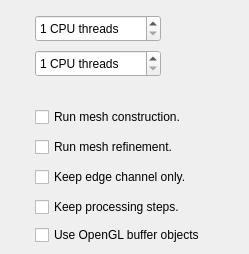
     <widget class="QWidget" name="tab_3">
      <attribute name="title">
       <string>System</string>
      </attribute>
      <widget class="QSpinBox" name="spinThreads">
       <property name="geometry">
        <rect>
         <x>35</x>
         <y>15</y>
         <width>126</width>
         <height>27</height>
        </rect>
       </property>
       <property name="suffix">
        <string> CPU threads</string>
       </property>
       <property name="minimum">
        <number>1</number>
       </property>
       <property name="maximum">
        <number>256</number>
       </property>
      </widget>
      <widget class="QCheckBox" name="checkRunMesh">
       <property name="geometry">
        <rect>
         <x>35</x>
         <y>105</y>
         <width>198</width>
         <height>24</height>
        </rect>
       </property>
       <property name="text">
        <string>Run mesh construction.</string>
       </property>
      </widget>
      <widget class="QCheckBox" name="checkRefine">
       <property name="geometry">
        <rect>
         <x>35</x>
         <y>135</y>
         <width>191</width>
         <height>24</height>
        </rect>
       </property>
       <property name="text">
        <string>Run mesh refinement.</string>
       </property>
      </widget>
      <widget class="QCheckBox" name="checkKeepEdgeOnly">
       <property name="geometry">
        <rect>
         <x>35</x>
         <y>165</y>
         <width>205</width>
         <height>24</height>
        </rect>
       </property>
       <property name="text">
        <string>Keep edge channel only.</string>
       </property>
      </widget>
      <widget class="QCheckBox" name="checkKeepProcessing">
       <property name="geometry">
        <rect>
         <x>35</x>
         <y>195</y>
         <width>194</width>
         <height>24</height>
        </rect>
       </property>
       <property name="text">
        <string>Keep processing steps.</string>
       </property>
      </widget>
      <widget class="QCheckBox" name="checkUseGLBuffers">
       <property name="geometry">
        <rect>
         <x>35</x>
         <y>225</y>
         <width>194</width>
         <height>20</height>
        </rect>
       </property>
       <property name="text">
        <string>Use OpenGL buffer objects</string>
       </property>
      </widget>
      <widget class="QSpinBox" name="spinHSThreads">
       <property name="geometry">
        <rect>
         <x>35</x>
         <y>50</y>
         <width>126</width>
         <height>27</height>
        </rect>
       </property>
       <property name="suffix">
        <string> CPU threads</string>
       </property>
       <property name="minimum">
        <number>1</number>
       </property>
       <property name="maximum">
        <number>256</number>
       </property>
      </widget>
     </widget>
